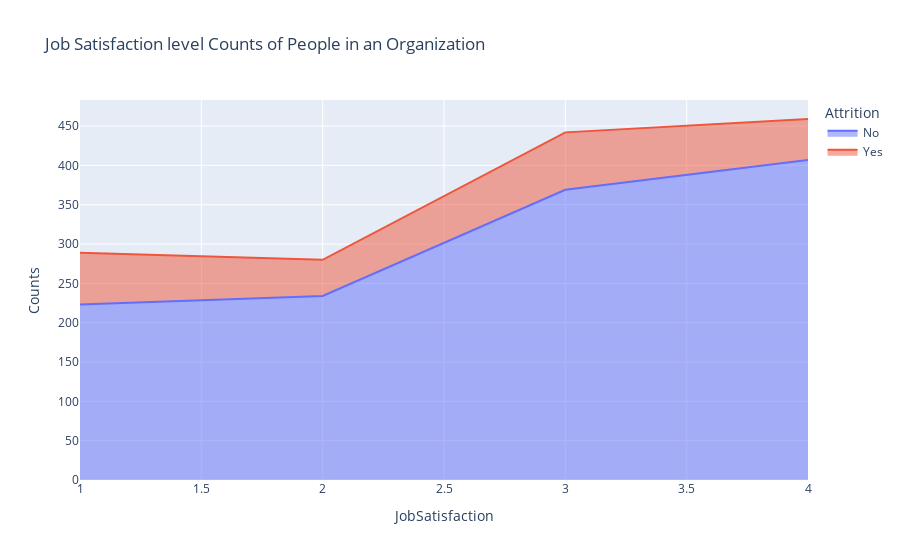

Notebook cell for this chart:
### Code cell
jsats_att=hr.groupby(['JobSatisfaction','Attrition']).apply(lambda x:x['DailyRate'].count()).reset_index(name='Counts')
px.area(jsats_att,x='JobSatisfaction',y='Counts',
        color='Attrition',title='Job Satisfaction level Counts of People in an Organization')

### Figure 1 — Plotly figure (JSON) as saved in the notebook; plotly's stock layout.template omitted (floating-point values rounded to 4 significant figures)
{"data": [{"fillpattern": {"shape": ""}, "hovertemplate": "Attrition=No<br>JobSatisfaction=%{x}<br>Counts=%{y}<extra></extra>", "legendgroup": "No", "line": {"color": "#636efa"}, "marker": {"symbol": "circle"}, "mode": "lines", "name": "No", "orientation": "v", "showlegend": true, "stackgroup": "1", "type": "scatter", "x": [1, 2, 3, 4], "xaxis": "x", "y": [223, 234, 369, 407], "yaxis": "y"}, {"fillpattern": {"shape": ""}, "hovertemplate": "Attrition=Yes<br>JobSatisfaction=%{x}<br>Counts=%{y}<extra></extra>", "legendgroup": "Yes", "line": {"color": "#EF553B"}, "marker": {"symbol": "circle"}, "mode": "lines", "name": "Yes", "orientation": "v", "showlegend": true, "stackgroup": "1", "type": "scatter", "x": [1, 2, 3, 4], "xaxis": "x", "y": [66, 46, 73, 52], "yaxis": "y"}], "layout": {"autosize": true, "legend": {"title": {"text": "Attrition"}, "tracegroupgap": 0}, "title": {"text": "Job Satisfaction level Counts of People in an Organization"}, "xaxis": {"anchor": "y", "autorange": true, "domain": [0, 1], "range": [1, 4], "title": {"text": "JobSatisfaction"}, "type": "linear"}, "yaxis": {"anchor": "x", "autorange": true, "domain": [0, 1], "range": [0, 483.2], "title": {"text": "Counts"}, "type": "linear"}}}
